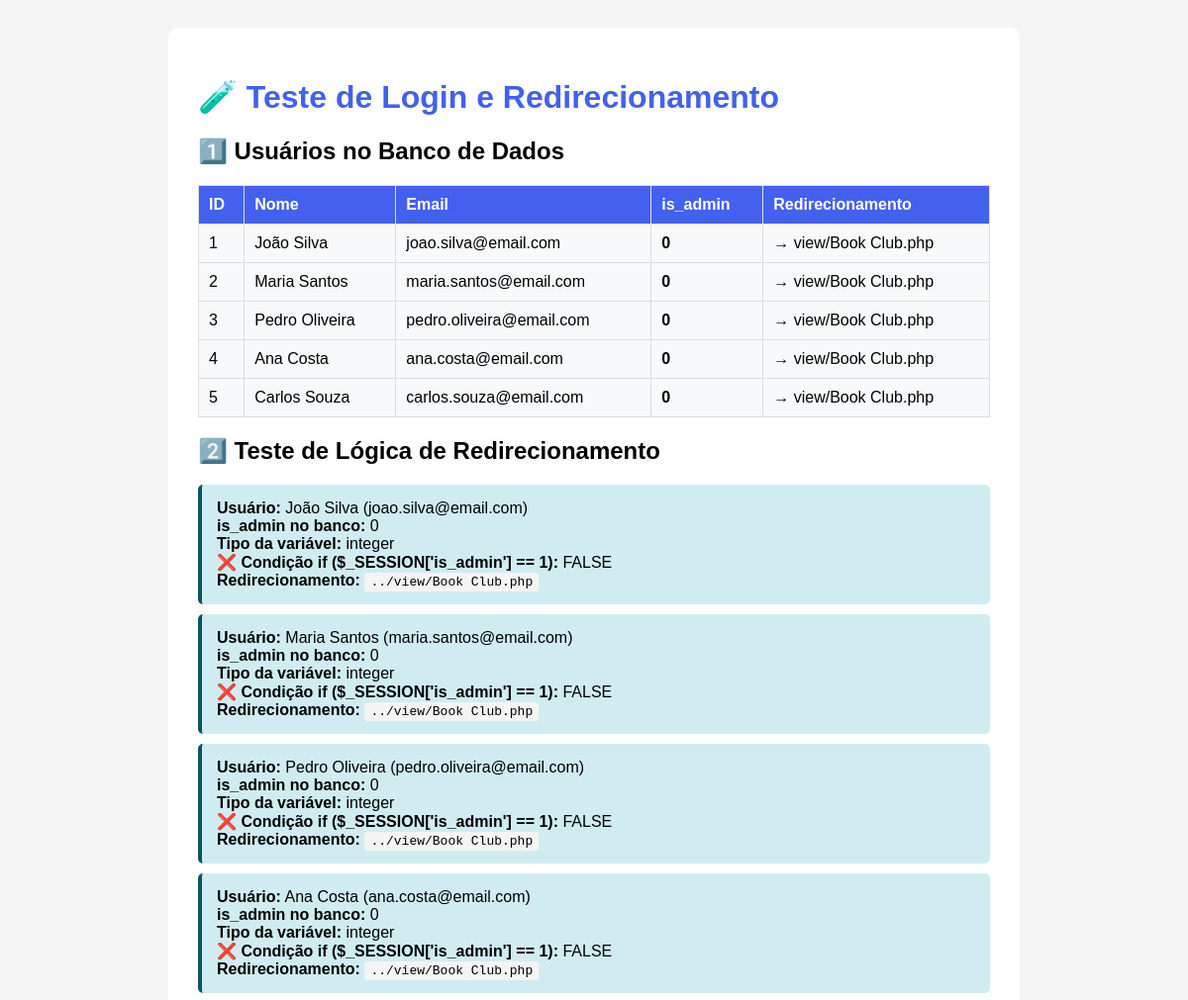
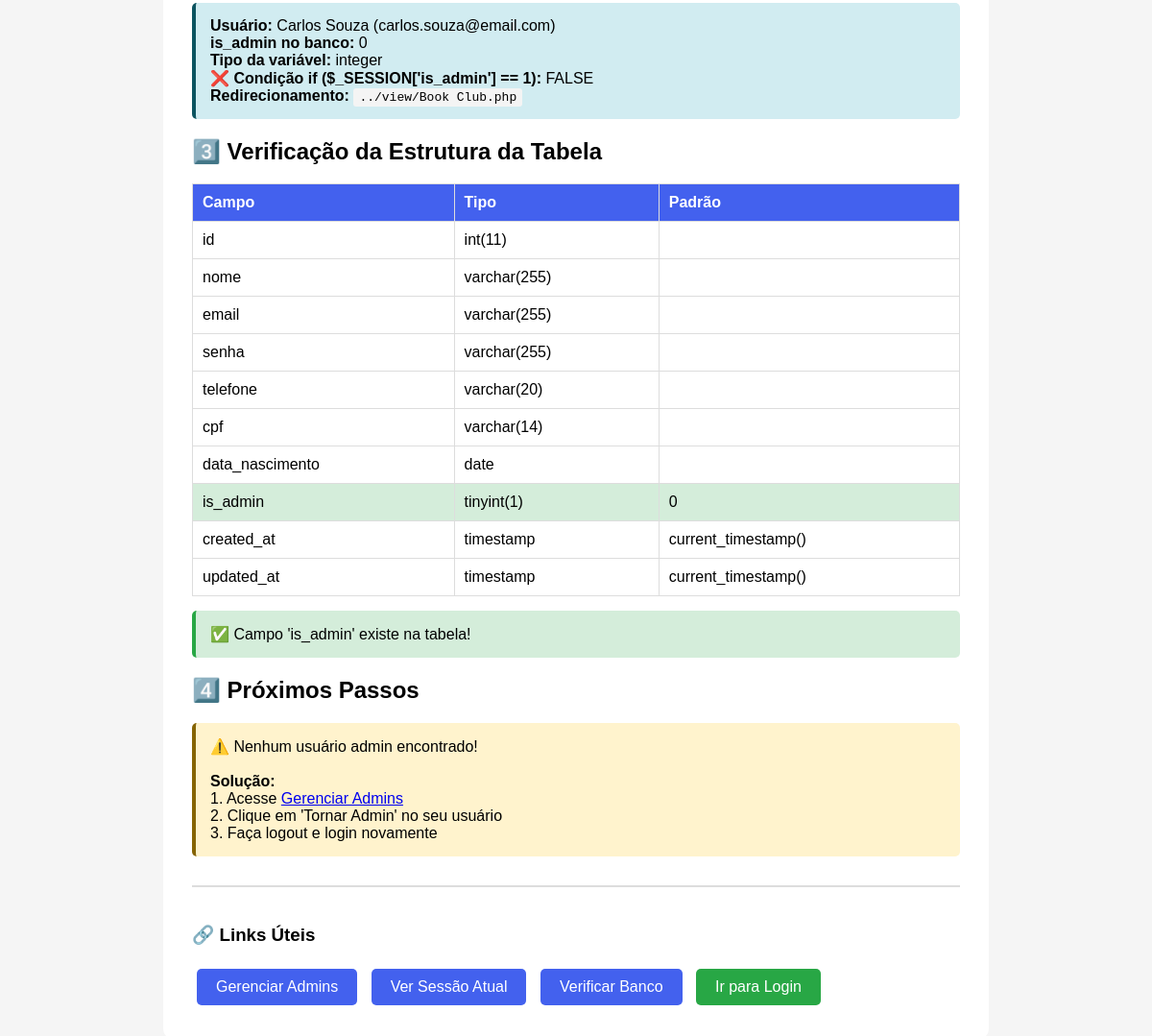
The app's page /admin/test_login.php with its own data (2 pictures, top to bottom).
### tables this page shows
CREATE TABLE IF NOT EXISTS users (
    id INT AUTO_INCREMENT PRIMARY KEY,
    nome VARCHAR(255) NOT NULL,
    email VARCHAR(255) UNIQUE NOT NULL,
    senha VARCHAR(255) NOT NULL,
    telefone VARCHAR(20),
    cpf VARCHAR(14),
    data_nascimento DATE,
    is_admin TINYINT(1) DEFAULT 0,
    created_at TIMESTAMP DEFAULT CURRENT_TIMESTAMP,
    updated_at TIMESTAMP DEFAULT CURRENT_TIMESTAMP ON UPDATE CURRENT_TIMESTAMP
);

### admin/test_login.php (the view, shortened to what this page needs)
<?php
echo "<!DOCTYPE html>
<html>
<head>
    <meta charset='UTF-8'>
    <title>Teste de Login</title>
    <style>
        body { font-family: Arial; padding: 20px; background: #f5f5f5; }
        .container { max-width: 800px; margin: 0 auto; background: white; padding: 30px; border-radius: 10px; }
        h1 { color: #4361ee; }
        .success { background: #d4edda; padding: 15px; border-radius: 5px; margin: 10px 0; border-left: 4px solid #28a745; }
        .error { background: #f8d7da; padding: 15px; border-radius: 5px; margin: 10px 0; border-left: 4px solid #dc3545; }
        .info { background: #d1ecf1; padding: 15px; border-radius: 5px; margin: 10px 0; border-left: 4px solid #0c5460; }
        .warning { background: #fff3cd; padding: 15px; border-radius: 5px; margin: 10px 0; border-left: 4px solid #856404; }
        code { background: #f4f4f4; padding: 2px 6px; border-radius: 3px; }
        table { width: 100%; border-collapse: collapse; margin: 15px 0; }
        th, td { padding: 10px; border: 1px solid #ddd; text-align: left; }
        th { background: #4361ee; color: white; }
        .btn { display: inline-block; padding: 10px 20px; background: #4361ee; color: white; text-decoration: none; border-radius: 5px; margin: 5px; }
        .btn:hover { background: #3a0ca3; }
    </style>
</head>
<body>
    <div class='container'>
        <h1>🧪 Teste de Login e Redirecionamento</h1>";
try {
    $pdo = new usePDO();
    $conn = $pdo->getInstance();
    echo "<h2>1️⃣ Usuários no Banco de Dados</h2>";
    $stmt = $conn->query("SELECT id, nome, email, is_admin FROM users ORDER BY is_admin DESC");
    $users = $stmt->fetchAll(PDO::FETCH_ASSOC);
    if (empty($users)) {
        echo "<div class='error'>❌ Nenhum usuário encontrado!</div>";
        echo "<p>Execute o script <code>database/create_users_table.sql</code></p>";
    } else {
        echo "<table>";
        echo "<tr><th>ID</th><th>Nome</th><th>Email</th><th>is_admin</th><th>Redirecionamento</th></tr>";
        foreach ($users as $user) {
            $isAdmin = $user['is_admin'];
            $redirect = ($isAdmin == 1) ? "→ admin/dashboard.php" : "→ view/Book Club.php";
            $color = ($isAdmin == 1) ? "background: #d4edda;" : "background: #f8f9fa;";
            echo "<tr style='$color'>";
            echo "<td>{$user['id']}</td>";
            echo "<td>{$user['nome']}</td>";
            echo "<td>{$user['email']}</td>";
            echo "<td><strong>$isAdmin</strong></td>";
            echo "<td>$redirect</td>";
            echo "</tr>";
        }
        echo "</table>";
    }
    echo "<h2>2️⃣ Teste de Lógica de Redirecionamento</h2>";
    foreach ($users as $user) {
        $isAdmin = $user['is_admin'];
        echo "<div class='info'>";
        echo "<strong>Usuário:</strong> {$user['nome']} ({$user['email']})<br>";
        echo "<strong>is_admin no banco:</strong> $isAdmin<br>";
        echo "<strong>Tipo da variável:</strong> " . gettype($isAdmin) . "<br>";
        if ($isAdmin == 1) {
            echo "<strong>✅ Condição if (\$_SESSION['is_admin'] == 1):</strong> TRUE<br>";
            echo "<strong>Redirecionamento:</strong> <code>../admin/dashboard.php</code>";
        } else {
            echo "<strong>❌ Condição if (\$_SESSION['is_admin'] == 1):</strong> FALSE<br>";
            echo "<strong>Redirecionamento:</strong> <code>../view/Book Club.php</code>";
        }
        echo "</div>";
    }
    echo "<h2>3️⃣ Verificação da Estrutura da Tabela</h2>";
    $stmt = $conn->query("DESCRIBE users");
    $columns = $stmt->fetchAll(PDO::FETCH_ASSOC);
    $hasIsAdmin = false;
    echo "<table>";
    echo "<tr><th>Campo</th><th>Tipo</th><th>Padrão</th></tr>";
    foreach ($columns as $col) {
        if ($col['Field'] === 'is_admin') {
            $hasIsAdmin = true;
            echo "<tr style='background: #d4edda;'>";
        } else {
            echo "<tr>";
        }
        echo "<td>{$col['Field']}</td>";
        echo "<td>{$col['Type']}</td>";
        echo "<td>{$col['Default']}</td>";
        echo "</tr>";
    }
    echo "</table>";
    if (!$hasIsAdmin) {
        echo "<div class='error'>";
        echo "❌ <strong>Campo 'is_admin' NÃO EXISTE!</strong><br><br>";
        echo "Execute este comando SQL:<br>";
        echo "<code>ALTER TABLE users ADD COLUMN is_admin TINYINT(1) DEFAULT 0;</code>";
        echo "</div>";
    } else {
        echo "<div class='success'>✅ Campo 'is_admin' existe na tabela!</div>";
    }
    echo "<h2>4️⃣ Próximos Passos</h2>";
    if (!empty($users)) {
        $hasAdmin = false;
        if ($hasAdmin) {
            echo "<div class='success'>";
            echo "✅ Existe pelo menos um usuário admin no banco!<br><br>";
            echo "<strong>Para testar:</strong><br>";
            echo "1. Faça logout se estiver logado<br>";
            echo "2. Faça login com um usuário que tem is_admin = 1<br>";
            echo "3. Você será redirecionado para o dashboard admin<br>";
            echo "</div>";
        } else {
            echo "<div class='warning'>";
            echo "⚠️ Nenhum usuário admin encontrado!<br><br>";
            echo "<strong>Solução:</strong><br>";
            echo "1. Acesse <a href='make_admin.php'>Gerenciar Admins</a><br>";
            echo "2. Clique em 'Tornar Admin' no seu usuário<br>";
            echo "3. Faça logout e login novamente<br>";
            echo "</div>";
        }
    }
} catch (Exception $e) {
    echo "<div class='error'>❌ Erro: " . $e->getMessage() . "</div>";
}
echo "
        <div style='margin-top: 30px; border-top: 2px solid #ddd; padding-top: 20px;'>
            <h3>🔗 Links Úteis</h3>
            <a href='make_admin.php' class='btn'>Gerenciar Admins</a>
            <a href='debug_session.php' class='btn'>Ver Sessão Atual</a>
            <a href='check_database.php' class='btn'>Verificar Banco</a>
            <a href='../view/login.php' class='btn' style='background: #28a745;'>Ir para Login</a>
        </div>
    </div>
</body>
</html>";
?>

### admin/test_login.php (style rules this page uses)
body { font-family: Arial; padding: 20px; background: #f5f5f5; }
.container { max-width: 800px; margin: 0 auto; background: white; padding: 30px; border-radius: 10px; }
h1 { color: #4361ee; }
.success { background: #d4edda; padding: 15px; border-radius: 5px; margin: 10px 0; border-left: 4px solid #28a745; }
.info { background: #d1ecf1; padding: 15px; border-radius: 5px; margin: 10px 0; border-left: 4px solid #0c5460; }
.warning { background: #fff3cd; padding: 15px; border-radius: 5px; margin: 10px 0; border-left: 4px solid #856404; }
code { background: #f4f4f4; padding: 2px 6px; border-radius: 3px; }
table { width: 100%; border-collapse: collapse; margin: 15px 0; }
th, td { padding: 10px; border: 1px solid #ddd; text-align: left; }
th { background: #4361ee; color: white; }
.btn { display: inline-block; padding: 10px 20px; background: #4361ee; color: white; text-decoration: none; border-radius: 5px; margin: 5px; }

### records on screen
users: id "1", nome "João Silva", email "joao.silva@email.com", is_admin "0", is_admin "→ view/Book Club.php", is_admin "integer", shows "❌ Condição if ("
users: id "2", nome "Maria Santos", email "maria.santos@email.com", is_admin "0", is_admin "→ view/Book Club.php", is_admin "integer", shows "❌ Condição if ("
users: id "3", nome "Pedro Oliveira", email "pedro.oliveira@email.com", is_admin "0", is_admin "→ view/Book Club.php", is_admin "integer", shows "❌ Condição if ("
users: id "4", nome "Ana Costa", email "ana.costa@email.com", is_admin "0", is_admin "→ view/Book Club.php", is_admin "integer", shows "❌ Condição if ("
users: id "5", nome "Carlos Souza", email "carlos.souza@email.com", is_admin "0", is_admin "→ view/Book Club.php", is_admin "integer", shows "❌ Condição if ("

### other values on screen
$col['Field'] "id"
$col['Type'] "int(11)"
$col['Field'] "nome"
$col['Type'] "varchar(255)"
$col['Field'] "email"
$col['Field'] "senha"
$col['Field'] "telefone"
$col['Type'] "varchar(20)"
$col['Field'] "cpf"
$col['Type'] "varchar(14)"
$col['Field'] "data_nascimento"
$col['Type'] "date"
$col['Field'] "is_admin"
$col['Type'] "tinyint(1)"
$col['Default'] "0"
